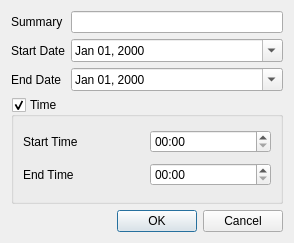
<?xml version="1.0" encoding="UTF-8"?>
<ui version="4.0">
 <class>NewEventDialog</class>
 <widget class="QDialog" name="NewEventDialog">
  <property name="geometry">
   <rect>
    <x>0</x>
    <y>0</y>
    <width>294</width>
    <height>243</height>
   </rect>
  </property>
  <property name="windowTitle">
   <string>New Event</string>
  </property>
  <layout class="QGridLayout" name="gridLayout_2">
   <item row="0" column="0">
    <widget class="QLabel" name="label">
     <property name="text">
      <string>Summary</string>
     </property>
    </widget>
   </item>
   <item row="0" column="1">
    <widget class="QLineEdit" name="summaryLineEdit"/>
   </item>
   <item row="1" column="0">
    <widget class="QLabel" name="label_2">
     <property name="text">
      <string>Start Date</string>
     </property>
    </widget>
   </item>
   <item row="1" column="1">
    <widget class="QDateEdit" name="startDateEdit">
     <property name="displayFormat">
      <string>MMM dd, yyyy</string>
     </property>
     <property name="calendarPopup">
      <bool>true</bool>
     </property>
    </widget>
   </item>
   <item row="2" column="0">
    <widget class="QLabel" name="label_3">
     <property name="text">
      <string>End Date</string>
     </property>
    </widget>
   </item>
   <item row="2" column="1">
    <widget class="QDateEdit" name="endDateEdit">
     <property name="displayFormat">
      <string>MMM dd, yyyy</string>
     </property>
     <property name="calendarPopup">
      <bool>true</bool>
     </property>
    </widget>
   </item>
   <item row="3" column="0" colspan="2">
    <widget class="QGroupBox" name="timeGroupBox">
     <property name="title">
      <string>Time</string>
     </property>
     <property name="checkable">
      <bool>true</bool>
     </property>
     <layout class="QGridLayout" name="gridLayout">
      <item row="0" column="0">
       <widget class="QLabel" name="label_4">
        <property name="text">
         <string>Start Time</string>
        </property>
       </widget>
      </item>
      <item row="0" column="1">
       <widget class="QTimeEdit" name="startTimeEdit">
        <property name="displayFormat">
         <string>HH:mm</string>
        </property>
        <property name="calendarPopup">
         <bool>false</bool>
        </property>
       </widget>
      </item>
      <item row="1" column="0">
       <widget class="QLabel" name="label_5">
        <property name="text">
         <string>End Time</string>
        </property>
       </widget>
      </item>
      <item row="1" column="1">
       <widget class="QTimeEdit" name="endTimeEdit">
        <property name="displayFormat">
         <string>HH:mm</string>
        </property>
       </widget>
      </item>
     </layout>
    </widget>
   </item>
   <item row="4" column="1">
    <widget class="QDialogButtonBox" name="buttonBox">
     <property name="orientation">
      <enum>Qt::Horizontal</enum>
     </property>
     <property name="standardButtons">
      <set>QDialogButtonBox::Cancel|QDialogButtonBox::Ok</set>
     </property>
    </widget>
   </item>
  </layout>
 </widget>
 <resources/>
 <connections>
  <connection>
   <sender>buttonBox</sender>
   <signal>accepted()</signal>
   <receiver>NewEventDialog</receiver>
   <slot>accept()</slot>
   <hints>
    <hint type="sourcelabel">
     <x>248</x>
     <y>254</y>
    </hint>
    <hint type="destinationlabel">
     <x>157</x>
     <y>274</y>
    </hint>
   </hints>
  </connection>
  <connection>
   <sender>buttonBox</sender>
   <signal>rejected()</signal>
   <receiver>NewEventDialog</receiver>
   <slot>reject()</slot>
   <hints>
    <hint type="sourcelabel">
     <x>316</x>
     <y>260</y>
    </hint>
    <hint type="destinationlabel">
     <x>286</x>
     <y>274</y>
    </hint>
   </hints>
  </connection>
 </connections>
</ui>
